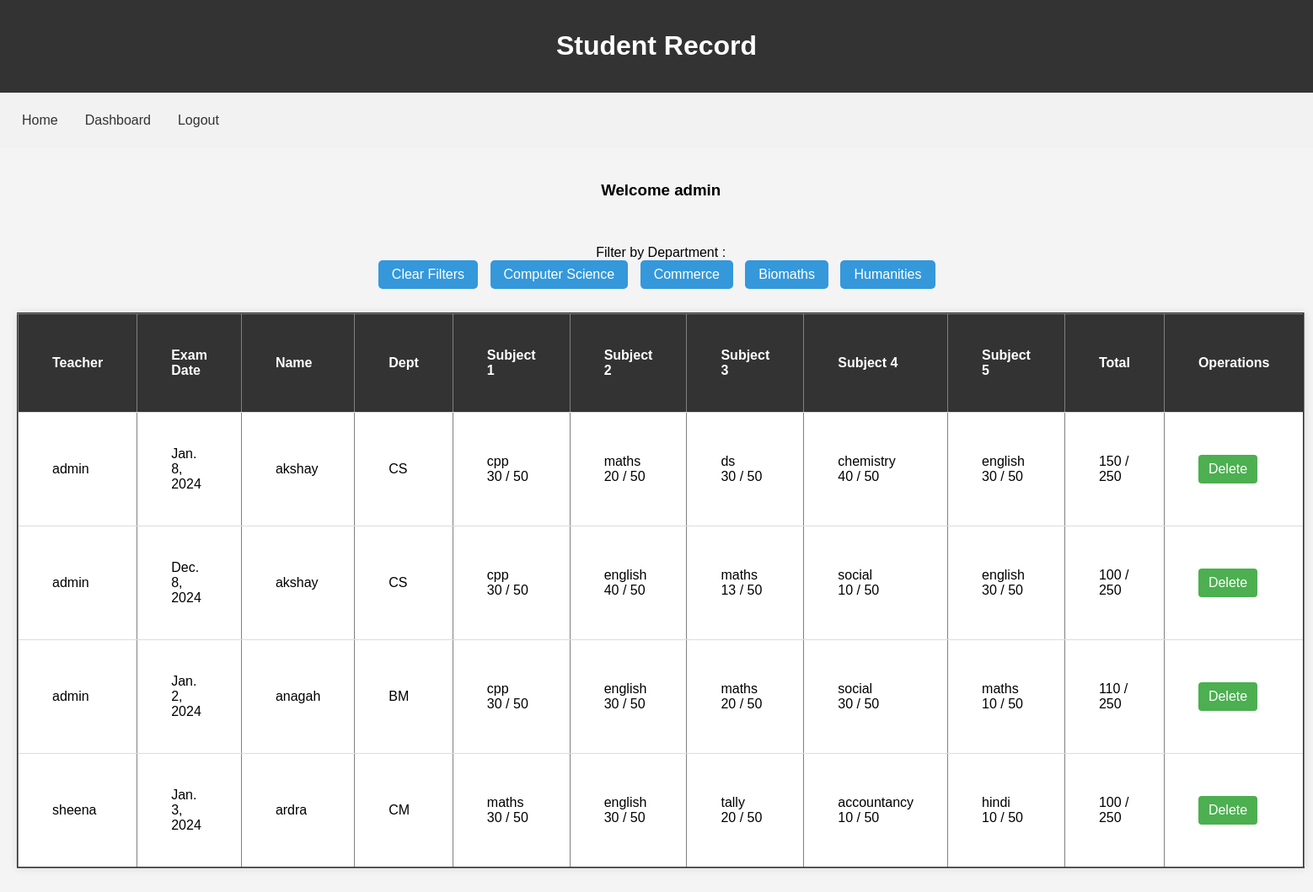
/marklist/ (signed in), run on the app's committed database.
### StudentApp/models.py (models this page shows, shortened)
class MarkList(models.Model):
    user = models.ForeignKey(User, on_delete=models.CASCADE)
    sname = models.ForeignKey(studentdetails, on_delete=models.CASCADE)
    date = models.DateField()
    sub1 = models.CharField(max_length=50, null = True)
    mark1 = models.IntegerField()
    sub2 = models.CharField(max_length=50, null = True)
    mark2 = models.IntegerField()
    sub3 = models.CharField(max_length=50, null = True)
    mark3 = models.IntegerField()
    sub4 = models.CharField(max_length=50, null = True)
    mark4 = models.IntegerField()
    sub5 = models.CharField(max_length=50, null = True)
    mark5 = models.IntegerField()
    total = models.IntegerField()

class studentdetails(models.Model):
    DEPARTMENT_CHOICES = [
        ('CS', 'Computer Science'),
        ('BM', 'Bio Maths'),
        ('CM', 'Commerce'),
        ('HM', 'Humanities'),
    ]
    GENDER_CHOICES = [
        ('M', 'Male'),
        ('F', 'Female'),
    ]
    sregno = models.IntegerField(unique = True, null = False)
    sname = models.CharField(max_length = 100)
    sgender = models.CharField(choices= GENDER_CHOICES,max_length = 10, default='M')
    sage = models.IntegerField()
    sdept = models.CharField(choices = DEPARTMENT_CHOICES, max_length=50)
    simage = models.ImageField(upload_to='studphoto/', blank=True, null=True)

### StudentApp/views.py (the view)
# urls.py: path('marklist/',views.marklist,name='marklist'),
def marklist(request):
    data = MarkList.objects.all()
    return render(request,'marklist.html',{'data':data})

### templates/marklist.html (shortened to what this page needs)
{% extends 'base.html' %}
{% load static %}
{% block navbar %}
    <nav>
        <a href="{% url 'home' %}">Home</a>
        <a href="{% url 'dashboard' %}">Dashboard</a>
        <a href="{% url 'logoutuser' %}">Logout</a>
    </nav>
{% endblock navbar %}
{% block content %}
<div>
    <h3>Welcome {{request.user}}</h3><br>
<div>
    <div class="filter-links">
    <br>
    Filter by Department : <br>
    <a href="{% url 'filterdept' 'clear'  %}">Clear Filters</a>
    <a href="{% url 'filterdept' 'CS'  %}">Computer Science</a>
    <a href="{% url 'filterdept' 'CM'  %}">Commerce</a>
    <a href="{% url 'filterdept' 'BM'  %}">Biomaths</a>
    <a href="{% url 'filterdept' 'HM'  %}">Humanities</a>
    <br><br>
    </div>
<table border="2" >
    <tr>
        <th>Teacher</th>
        <th>Exam Date</th>
        <th>Name</th>
        <th>Dept</th>
        <th>Subject 1</th>
        <th>Subject 2</th>
        <th>Subject 3</th>
        <th>Subject 4</th>
        <th>Subject 5</th>
        <th>Total</th>
        <th colspan="2">Operations</th>
    </tr>
    {% for data in data %}
    <tr>
        <td>{{data.user}}</td>
        <td>{{data.date}}</td>
        <td>{{data.sname.sname}}</td>
        <td>{{data.sname.sdept}}</td>
        <td>{{data.sub1}} <br> {{data.mark1}} / 50</td>
        <td>{{data.sub2}} <br> {{data.mark2}} / 50</td>
        <td>{{data.sub3}} <br> {{data.mark3}} / 50</td>
        <td>{{data.sub4}} <br> {{data.mark4}} / 50</td>
        <td>{{data.sub5}} <br> {{data.mark5}} / 50</td>
        <td>{{data.total}} / 250</td>
        <td><a href="{% url 'deletemark' data.id %}">Delete</a></td>
    </tr>
    {% endfor %}
</table>
</div>
</div>
{% endblock content %}

### templates/base.html (style rules this page uses)
body { font-family: Arial, sans-serif; margin: 0; padding: 0; }
nav { background-color: #f2f2f2; padding: 10px; overflow: hidden; }
nav a { float: left; display: block; color: #333; text-align: center; padding: 14px 16px; text-decoration: none; }

### templates/marklist.html (style rules this page uses)
body { font-family: Arial, sans-serif; background-color: #f4f4f4; margin: 0; padding: 0; text-align: center; }
table { border-collapse: collapse; width: 80%; margin: 10px auto; background-color: #fff; box-shadow: 0 0 10px rgba(0, 0, 0, 0.1); }
th, td { padding: 40px; text-align: left; border-bottom: 1px solid #ddd; }
th { background-color: #333; color: white; font-weight: bold; }
td a { display: inline-block; padding: 8px 12px; background-color: #4CAF50; color: white; text-decoration: none; border-radius: 4px; transition: background-color 0.3s; }
.filter-links { margin-bottom: 10px; }
.filter-links a { display: inline-block; padding: 8px 16px; margin-right: 10px; background-color: #3498db; color: #fff; text-decoration: none; border-radius: 5px; }

### data on the page
MarkList: user "admin", date "Jan. 8, 2024", sname.sname "akshay", sname.sdept "CS", sub1 "cpp", mark1 "30", sub2 "maths", mark2 "20", sub3 "ds", mark3 "30", sub4 "chemistry", mark4 "40", sub5 "english", mark5 "30", total "150"
MarkList: user "admin", date "Dec. 8, 2024", sname.sname "akshay", sname.sdept "CS", sub1 "cpp", mark1 "30", sub2 "english", mark2 "40", sub3 "maths", mark3 "13", sub4 "social", mark4 "10", sub5 "english", mark5 "30", total "100"
MarkList: user "admin", date "Jan. 2, 2024", sname.sname "anagah", sname.sdept "BM", sub1 "cpp", mark1 "30", sub2 "english", mark2 "30", sub3 "maths", mark3 "20", sub4 "social", mark4 "30", sub5 "maths", mark5 "10", total "110"
MarkList: user "sheena", date "Jan. 3, 2024", sname.sname "ardra", sname.sdept "CM", sub1 "maths", mark1 "30", sub2 "english", mark2 "30", sub3 "tally", mark3 "20", sub4 "accountancy", mark4 "10", sub5 "hindi", mark5 "10", total "100"

### other printed values
{{ request.user }} "admin"
